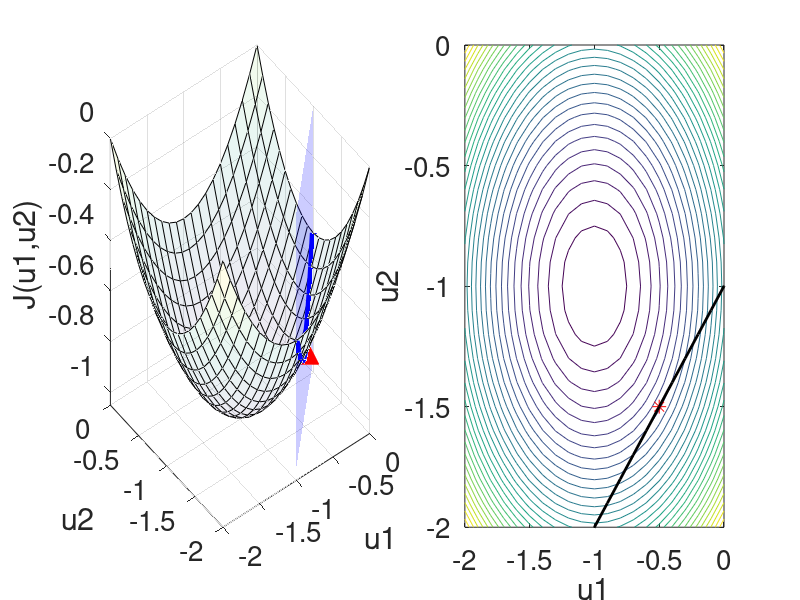

The MATLAB script that drew this image: (Note: this script raises an error after producing the figure.)
%%%%%%%%%%%%%%%%%%%%%%%%%%%%%%%%%%%%%%%%%%%%%%%%%%%%%%%%%%%
%% 《控制之美-卷二》 代码
%% 作者：王天威，黄军魁
%% 清华大学出版社
%% 程序名称：QP_EQconstraint
%% 程序功能：等式约束二次规划示例
%%%%%%%%%%%%%%%%%%%%%%%%%%%%%%%%%%%%%%%%%%%%%%%%%%%%%%%%%%%

%% 程序初始化，清空工作空间，缓存，
clear all;
close all;
clc;

% 定义二次规划问题的H,f,Meq
H = [1 0; 0 1];
f = [1; 1];
n = size(H,1);
% 定义等式约束的Meq和beq
Meq = [1 -1];
beq =1;
m = size(Meq,1);
% 定义二次规划问题的u和lamda
u = zeros(n,1);
lamda = zeros(m,1);
% 求解二次规划问题
u_lamda = inverse([H,Meq';Meq,zeros(m,m)])*[-f;beq];
u = u_lamda(1:n,:);
figure(1, 'position',[150 150 1500 500]);
% 绘制二次规划问题的可行域和最优解点（3D图）
[U1,U2] = meshgrid(-2:0.1:0);
J = 0.5*(U1.^2 + U2.^2)+U1+U2;
subplot(1,2,1);
surf(U1,U2,J,'FaceAlpha', 0.1);
hold on;
u1_proj = -2:0.1:0;
u2_proj =  u1_proj - 1;
J_proj = 0.5 * (u1_proj .^ 2 + u2_proj .^ 2) + u1_proj + u2_proj;
plot3(u1_proj, u2_proj, J_proj, 'b', 'LineWidth', 5);
plot3(u(1), u(2), 0.5*(u(1)^2 + u(2)^2)+u(1)+u(2), 'r^', 'MarkerSize', 20,'MarkerFaceColor', 'red');
[J_proj, U1_proj] = meshgrid(-1:0.1:0, u1_proj);
U2_proj = U1_proj - 1;
surf(U1_proj, U2_proj, J_proj, 'FaceColor','blue','FaceAlpha', 0.2,'EdgeColor', 'none');

xlabel('u1');
ylabel('u2');
zlabel('J(u1,u2)');
xlim([-2 0]);
ylim([-2 0]);
zlim([-1.05 0]);

set(gca,'FontSize',20);

% 绘制等高线图
subplot(1,2,2);
contour(U1,U2,J,30);
hold on;
plot(u(1), u(2), 'r*', 'MarkerSize', 10);
u1_con = -2:0.1:2;
u2_con = u1_con - 1;
plot(u1_con, u2_con, 'k', 'LineWidth', 2);
xlabel('u1');
ylabel('u2');
set(gca,'FontSize',20);
sgtitle('二次规划问题');
